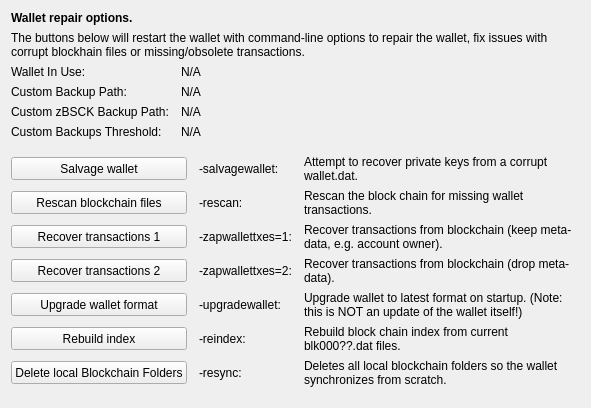
     <widget class="QWidget" name="tab_repair">
      <attribute name="title">
       <string>&amp;Wallet Repair</string>
      </attribute>
      <layout class="QGridLayout" name="gridLayout_4" columnstretch="0,0,0,0">
       <property name="horizontalSpacing">
        <number>12</number>
       </property>
       <item row="0" column="0" colspan="4">
        <widget class="QLabel" name="label_repair_header">
         <property name="font">
          <font>
           <weight>75</weight>
           <bold>true</bold>
          </font>
         </property>
         <property name="text">
          <string>Wallet repair options.</string>
         </property>
        </widget>
       </item>
       <item row="1" column="0" colspan="4">
        <widget class="QLabel" name="label_repair_helptext">
         <property name="font">
          <font>
           <weight>50</weight>
           <bold>false</bold>
          </font>
         </property>
         <property name="text">
          <string>The buttons below will restart the wallet with command-line options to repair the wallet, fix issues with corrupt blockhain files or missing/obsolete transactions.</string>
         </property>
         <property name="wordWrap">
          <bool>true</bool>
         </property>
        </widget>
       </item>
       <item row="2" column="0">
        <widget class="QLabel" name="wallet_path_label">
         <property name="text">
          <string>Wallet In Use:</string>
         </property>
        </widget>
       </item>
       <item row="2" column="1" colspan="3">
        <widget class="QLabel" name="wallet_path">
         <property name="cursor">
          <cursorShape>IBeamCursor</cursorShape>
         </property>
         <property name="text">
          <string>N/A</string>
         </property>
         <property name="textFormat">
          <enum>Qt::PlainText</enum>
         </property>
         <property name="textInteractionFlags">
          <set>Qt::LinksAccessibleByMouse|Qt::TextSelectableByKeyboard|Qt::TextSelectableByMouse</set>
         </property>
        </widget>
       </item>
       <item row="3" column="0">
        <widget class="QLabel" name="wallet_custombackuppath_label">
         <property name="visible">
          <bool>false</bool>
         </property>
         <property name="text">
          <string>Custom Backup Path:</string>
         </property>
        </widget>
       </item>
       <item row="3" column="1" colspan="3">
        <widget class="QLabel" name="wallet_custombackuppath">
         <property name="cursor">
          <cursorShape>IBeamCursor</cursorShape>
         </property>
         <property name="visible">
          <bool>false</bool>
         </property>
         <property name="text">
          <string>N/A</string>
         </property>
         <property name="textFormat">
          <enum>Qt::PlainText</enum>
         </property>
         <property name="textInteractionFlags">
          <set>Qt::LinksAccessibleByMouse|Qt::TextSelectableByKeyboard|Qt::TextSelectableByMouse</set>
         </property>
        </widget>
       </item>
       <item row="4" column="0">
        <widget class="QLabel" name="wallet_customzpivbackuppath_label">
         <property name="visible">
          <bool>false</bool>
         </property>
         <property name="text">
          <string>Custom zBSCK Backup Path:</string>
         </property>
        </widget>
       </item>
       <item row="4" column="1" colspan="3">
        <widget class="QLabel" name="wallet_customzpivbackuppath">
         <property name="cursor">
          <cursorShape>IBeamCursor</cursorShape>
         </property>
         <property name="visible">
          <bool>false</bool>
         </property>
         <property name="text">
          <string>N/A</string>
         </property>
         <property name="textFormat">
          <enum>Qt::PlainText</enum>
         </property>
         <property name="textInteractionFlags">
          <set>Qt::LinksAccessibleByMouse|Qt::TextSelectableByKeyboard|Qt::TextSelectableByMouse</set>
         </property>
        </widget>
       </item>
       <item row="5" column="0">
        <widget class="QLabel" name="wallet_custombackupthreshold_label">
         <property name="visible">
          <bool>false</bool>
         </property>
         <property name="text">
          <string>Custom Backups Threshold:</string>
         </property>
        </widget>
       </item>
       <item row="5" column="1" colspan="3">
        <widget class="QLabel" name="wallet_custombackupthreshold">
         <property name="cursor">
          <cursorShape>IBeamCursor</cursorShape>
         </property>
         <property name="visible">
          <bool>false</bool>
         </property>
         <property name="text">
          <string>N/A</string>
         </property>
         <property name="textFormat">
          <enum>Qt::PlainText</enum>
         </property>
         <property name="textInteractionFlags">
          <set>Qt::LinksAccessibleByMouse|Qt::TextSelectableByKeyboard|Qt::TextSelectableByMouse</set>
         </property>
        </widget>
       </item>
       <item row="6" column="0">
        <spacer name="verticalSpacer_repair1">
         <property name="orientation">
          <enum>Qt::Vertical</enum>
         </property>
         <property name="sizeHint" stdset="0">
          <size>
           <width>10</width>
           <height>10</height>
          </size>
         </property>
        </spacer>
       </item>
       <item row="7" column="0" colspan="2">
        <widget class="QPushButton" name="btn_salvagewallet">
         <property name="minimumSize">
          <size>
           <width>100</width>
           <height>23</height>
          </size>
         </property>
         <property name="text">
          <string>Salvage wallet</string>
         </property>
        </widget>
       </item>
       <item row="7" column="2">
        <widget class="QLabel" name="label_repair_salvage_command">
         <property name="text">
          <string notr="true">-salvagewallet:</string>
         </property>
        </widget>
       </item>
       <item row="7" column="3">
        <widget class="QLabel" name="label_repair_salvage">
         <property name="text">
          <string>Attempt to recover private keys from a corrupt wallet.dat.</string>
         </property>
         <property name="wordWrap">
          <bool>true</bool>
         </property>
        </widget>
       </item>
       <item row="8" column="0" colspan="2">
        <widget class="QPushButton" name="btn_rescan">
         <property name="minimumSize">
          <size>
           <width>100</width>
           <height>23</height>
          </size>
         </property>
         <property name="text">
          <string>Rescan blockchain files</string>
         </property>
        </widget>
       </item>
       <item row="8" column="2">
        <widget class="QLabel" name="label_repair_rescan_command">
         <property name="text">
          <string notr="true">-rescan:</string>
         </property>
        </widget>
       </item>
       <item row="8" column="3">
        <widget class="QLabel" name="label_repair_rescan">
         <property name="text">
          <string>Rescan the block chain for missing wallet transactions.</string>
         </property>
         <property name="wordWrap">
          <bool>true</bool>
         </property>
        </widget>
       </item>
       <item row="9" column="0" colspan="2">
        <widget class="QPushButton" name="btn_zapwallettxes1">
         <property name="minimumSize">
          <size>
           <width>100</width>
           <height>23</height>
          </size>
         </property>
         <property name="text">
          <string>Recover transactions 1</string>
         </property>
        </widget>
       </item>
       <item row="9" column="2">
        <widget class="QLabel" name="label_repair_zap1_command">
         <property name="text">
          <string notr="true">-zapwallettxes=1:</string>
         </property>
        </widget>
       </item>
       <item row="9" column="3">
        <widget class="QLabel" name="label_repair_zap1">
         <property name="text">
          <string>Recover transactions from blockchain (keep meta-data, e.g. account owner).</string>
         </property>
         <property name="wordWrap">
          <bool>true</bool>
         </property>
        </widget>
       </item>
       <item row="10" column="0" colspan="2">
        <widget class="QPushButton" name="btn_zapwallettxes2">
         <property name="minimumSize">
          <size>
           <width>100</width>
           <height>23</height>
          </size>
         </property>
         <property name="text">
          <string>Recover transactions 2</string>
         </property>
        </widget>
       </item>
       <item row="10" column="2">
        <widget class="QLabel" name="label_repair_zap2_command">
         <property name="text">
          <string notr="true">-zapwallettxes=2:</string>
         </property>
        </widget>
       </item>
       <item row="10" column="3">
        <widget class="QLabel" name="label_repair_zap2">
         <property name="text">
          <string>Recover transactions from blockchain (drop meta-data).</string>
         </property>
         <property name="wordWrap">
          <bool>true</bool>
         </property>
        </widget>
       </item>
       <item row="11" column="0" colspan="2">
        <widget class="QPushButton" name="btn_upgradewallet">
         <property name="minimumSize">
          <size>
           <width>100</width>
           <height>23</height>
          </size>
         </property>
         <property name="text">
          <string>Upgrade wallet format</string>
         </property>
        </widget>
       </item>
       <item row="11" column="2">
        <widget class="QLabel" name="label_repair_upgrade_command">
         <property name="text">
          <string notr="true">-upgradewallet:</string>
         </property>
        </widget>
       </item>
       <item row="11" column="3">
        <widget class="QLabel" name="label_repair_upgrade">
         <property name="text">
          <string>Upgrade wallet to latest format on startup. (Note: this is NOT an update of the wallet itself!)</string>
         </property>
         <property name="wordWrap">
          <bool>true</bool>
         </property>
        </widget>
       </item>
       <item row="12" column="0" colspan="2">
        <widget class="QPushButton" name="btn_reindex">
         <property name="minimumSize">
          <size>
           <width>100</width>
           <height>23</height>
          </size>
         </property>
         <property name="text">
          <string>Rebuild index</string>
         </property>
        </widget>
       </item>
       <item row="12" column="2">
        <widget class="QLabel" name="label_repair_reindex_command">
         <property name="text">
          <string notr="true">-reindex:</string>
         </property>
        </widget>
       </item>
       <item row="12" column="3">
        <widget class="QLabel" name="label_repair_reindex">
         <property name="text">
          <string>Rebuild block chain index from current blk000??.dat files.</string>
         </property>
         <property name="wordWrap">
          <bool>true</bool>
         </property>
        </widget>
       </item>
       <item row="13" column="0" colspan="2">
        <widget class="QPushButton" name="btn_resync">
         <property name="minimumSize">
          <size>
           <width>100</width>
           <height>23</height>
          </size>
         </property>
         <property name="text">
          <string>Delete local Blockchain Folders</string>
         </property>
        </widget>
       </item>
       <item row="13" column="2">
        <widget class="QLabel" name="label_repair_resync_command">
         <property name="text">
          <string>-resync:</string>
         </property>
        </widget>
       </item>
       <item row="13" column="3">
        <widget class="QLabel" name="label_repair_resync">
         <property name="text">
          <string>Deletes all local blockchain folders so the wallet synchronizes from scratch.</string>
         </property>
         <property name="wordWrap">
          <bool>true</bool>
         </property>
        </widget>
       </item>
       <item row="14" column="0">
        <spacer name="verticalSpacer_repair2">
         <property name="orientation">
          <enum>Qt::Vertical</enum>
         </property>
         <property name="sizeHint" stdset="0">
          <size>
           <width>20</width>
           <height>10</height>
          </size>
         </property>
        </spacer>
       </item>
      </layout>
     </widget>
